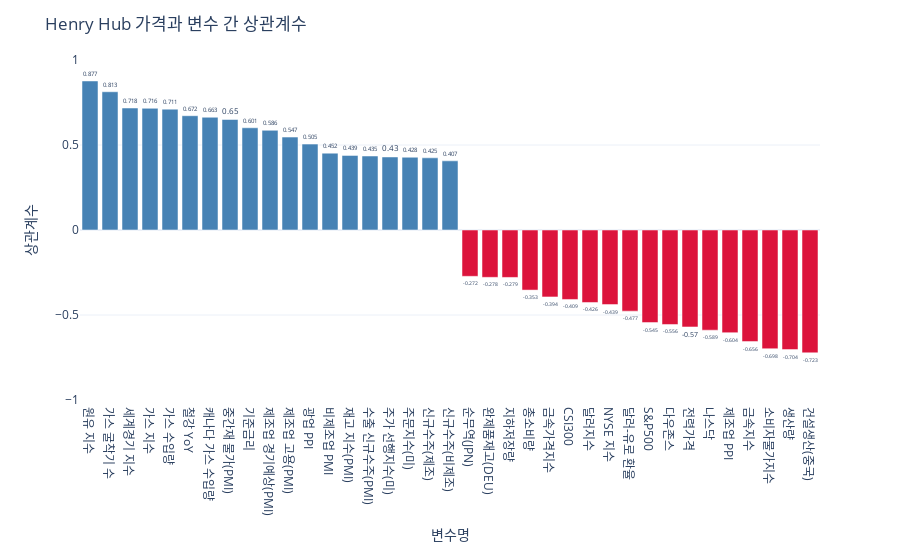

The cell this chart's notebook holds for it:
### Code cell
import plotly.graph_objects as go
import pandas as pd

# 한글 변수명과 상관계수
variables_kor = [
    "원유 지수", "가스 굴착기 수", "세계경기 지수", "가스 지수", "가스 수입량",
    "철강 YoY", "캐나다 가스 수입량", "중간재 물가(PMI)", "기준금리", "제조업 경기예상(PMI)",
    "제조업 고용(PMI)", "광업 PPI", "비제조업 PMI", "재고 지수(PMI)", "수출 신규수주(PMI)",
    "주가 선행지수(미)", "주문지수(미)", "신규수주(제조)", "신규수주(비제조)",
    "순무역(JPN)", "완제품재고(DEU)", "지하저장량", "총소비량", "금속가격지수",
    "CSI300", "달러지수", "NYSE 지수", "달러-유로 환율", "S&P500",
    "다우존스", "전력가격", "나스닥", "제조업 PPI", "금속지수",
    "소비자물가지수", "생산량", "건설생산(중국)"
]

correlations = [
    0.876707, 0.813185, 0.717521, 0.715830, 0.710747,
    0.672205, 0.663204, 0.649997, 0.601312, 0.586467,
    0.546607, 0.505391, 0.452057, 0.438894, 0.435290,
    0.429639, 0.428100, 0.424588, 0.406870,
   -0.272475, -0.278416, -0.279016, -0.353409, -0.393553,
   -0.408610, -0.426271, -0.438696, -0.477372, -0.544617,
   -0.555771, -0.570210, -0.589268, -0.604050, -0.656326,
   -0.698486, -0.703500, -0.722618
]

# 데이터프레임 생성 및 정렬
df = pd.DataFrame({
    "변수": variables_kor,
    "상관계수": correlations
}).sort_values("상관계수", ascending=False)

# 긍정/부정 구분해 색 지정
df["색상"] = df["상관계수"].apply(lambda x: "steelblue" if x > 0 else "crimson")

# Plotly 막대차트
fig = go.Figure(go.Bar(
    x=df["변수"],
    y=df["상관계수"],
    marker_color=df["색상"],
    text=df["상관계수"].round(3),
    textposition="outside"
))

fig.update_layout(
    title="Henry Hub 가격과 변수 간 상관계수",
    xaxis_title="변수명",
    yaxis_title="상관계수",
    yaxis=dict(range=[-1, 1]),
    template="plotly_white",
    margin=dict(t=60, b=160)
)

fig.show()

### Figure 1 — Plotly figure (JSON) as saved in the notebook; plotly's stock layout.template omitted (floating-point values rounded to 4 significant figures)
{"data": [{"marker": {"color": ["steelblue", "steelblue", "steelblue", "steelblue", "steelblue", "steelblue", "steelblue", "steelblue", "steelblue", "steelblue", "steelblue", "steelblue", "steelblue", "steelblue", "steelblue", "steelblue", "steelblue", "steelblue", "steelblue", "crimson", "crimson", "crimson", "crimson", "crimson", "crimson", "crimson", "crimson", "crimson", "crimson", "crimson", "crimson", "crimson", "crimson", "crimson", "crimson", "crimson", "crimson"]}, "text": [0.877, 0.813, 0.718, 0.716, 0.711, 0.672, 0.663, 0.65, 0.601, 0.586, 0.547, 0.505, 0.452, 0.439, 0.435, 0.43, 0.428, 0.425, 0.407, -0.272, -0.278, -0.279, -0.353, -0.394, -0.409, -0.426, -0.439, -0.477, -0.545, -0.556, -0.57, -0.589, -0.604, -0.656, -0.698, -0.704, -0.723], "textposition": "outside", "type": "bar", "x": ["원유 지수", "가스 굴착기 수", "세계경기 지수", "가스 지수", "가스 수입량", "철강 YoY", "캐나다 가스 수입량", "중간재 물가(PMI)", "기준금리", "제조업 경기예상(PMI)", "제조업 고용(PMI)", "광업 PPI", "비제조업 PMI", "재고 지수(PMI)", "수출 신규수주(PMI)", "주가 선행지수(미)", "주문지수(미)", "신규수주(제조)", "신규수주(비제조)", "순무역(JPN)", "완제품재고(DEU)", "지하저장량", "총소비량", "금속가격지수", "CSI300", "달러지수", "NYSE 지수", "달러-유로 환율", "S&P500", "다우존스", "전력가격", "나스닥", "제조업 PPI", "금속지수", "소비자물가지수", "생산량", "건설생산(중국)"], "y": [0.8767, 0.8132, 0.7175, 0.7158, 0.7107, 0.6722, 0.6632, 0.65, 0.6013, 0.5865, 0.5466, 0.5054, 0.4521, 0.4389, 0.4353, 0.4296, 0.4281, 0.4246, 0.4069, -0.2725, -0.2784, -0.279, -0.3534, -0.3936, -0.4086, -0.4263, -0.4387, -0.4774, -0.5446, -0.5558, -0.5702, -0.5893, -0.604, -0.6563, -0.6985, -0.7035, -0.7226]}], "layout": {"margin": {"b": 160, "t": 60}, "title": {"text": "Henry Hub 가격과 변수 간 상관계수"}, "xaxis": {"title": {"text": "변수명"}}, "yaxis": {"range": [-1, 1], "title": {"text": "상관계수"}}}}
